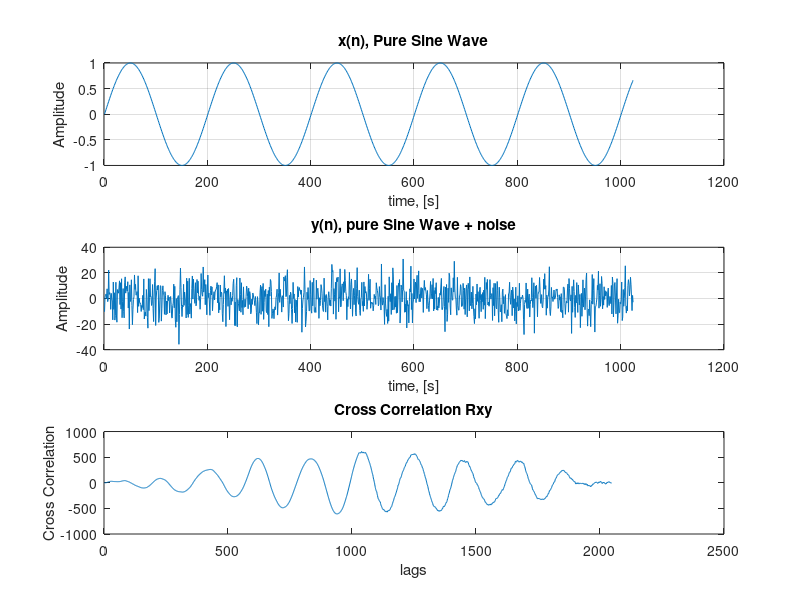

Write MATLAB code to recreate this figure.
clc;
clear all;
N = 1024;
f1 = 1;
Fs = 200;
n = 0 : N - 1;
x = sin(2*pi*f1*n/Fs);
y = x + 10*randn(1, N);
t = [1:N]*(1/Fs);
subplot(3, 1, 1);
plot(x);
title('x(n), Pure Sine Wave');
xlabel('time, [s]');
ylabel('Amplitude');
grid;
subplot(3, 1, 2);
plot(y);
title('y(n), pure Sine Wave + noise');
xlabel('time, [s]');
ylabel('Amplitude');
grid;
Rxy = xcorr(x, y);
subplot(3, 1, 3);
plot(Rxy);
title('Cross Correlation Rxy');
xlabel('lags')
ylabel('Cross Correlation');
